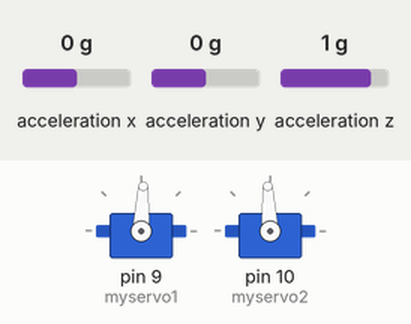
A sketch run on a simulated Arduino Uno, built with avr-gcc and run on an emulated ATmega328P. Shown: 2 × servo. The test bench sets the inputs (shaded band); at power-on: acceleration x 0 g, acceleration y 0 g, acceleration z 1 g. What the sketch prints to the serial monitor is not drawn.

Above: at 1.2 s.
1.3 s: acceleration x set to 1.4 g
At 1.7 s:
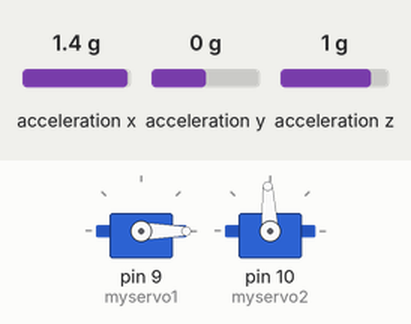
2.8 s: acceleration y set to -1.4 g
At 3.8 s:
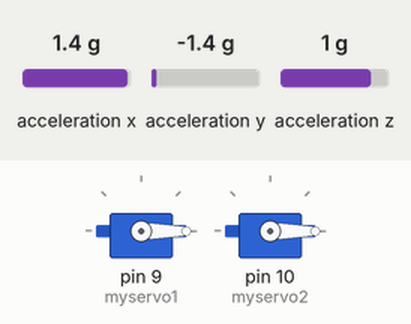
4.3 s: acceleration x set to -1.4 g
At 5.1 s:
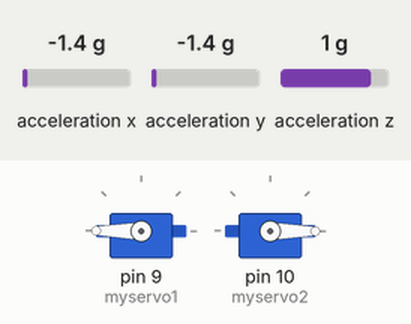
5.8 s: acceleration y set to -0.8 g
At 6.1 s:
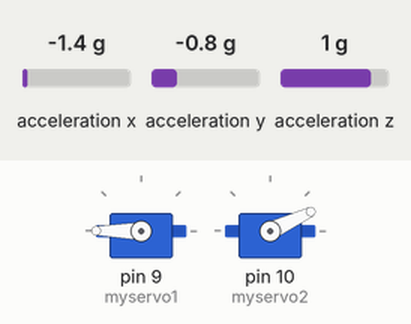
7.3 s: acceleration x set to -0.8 g
At 8.5 s:
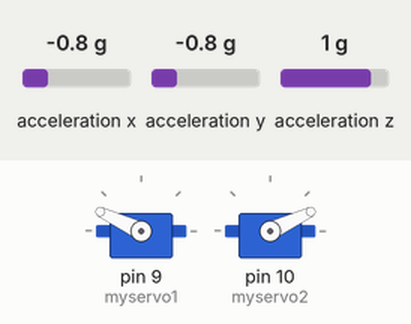
8.8 s: acceleration y set to 0 g
At 9.5 s:
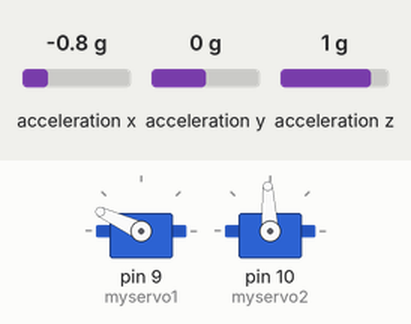
Timing chart, 0 to 11.3 s (numbered marks = the images above; inputs shaded):
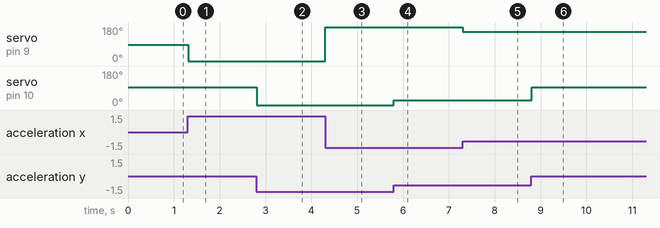

The sketch:

ArduinoScript.ino
```cpp
#include <SparkFun_ADXL345.h>         // SparkFun ADXL345 Library
#include <Servo.h> // Servo library

// Create acceleratomer and servo objects
ADXL345 adxl = ADXL345();             // SparkFun: USE FOR I2C COMMUNICATION
Servo myservo1, myservo2;

// Intitialize x, y, and z values and angles and a counter for the smoothing array
int x = 0, y = 0, z = 0, count = 0, processingAngleX = 0, processingAngleY = 0;
int X[6], Y[6];

void setup() {
  // Set up serial communication
  Serial.begin(115200);

  // Power on and set sensitivity of acceleromter
  adxl.powerOn();                     // SparkFun: Power on the ADXL345
  adxl.setRangeSetting(2);            // SparkFun: Give the range settings
  // Accepted values are 2g, 4g, 8g or 16g
  // Attach servos to pins 9 and 10
  myservo1.attach(9);
  myservo2.attach(10);
}

void loop() {
  // Update acceleromter values
  adxl.readAccel(&X[count], &Y[count], &z);         // SparkFun: Read the accelerometer values and store them

  // Call average function to take an average of x and y arrays to smooth incoming data
  x = average(X);
  y = average(Y);

  // Map and constrain the accelerometer raw data to possible servo values
  x = map(x, -280, 260, 180, 0);
  x = constrain(x, 0, 180);

  y = map(y, -280, 260, 0, 180);
  y = constrain(y, 0, 180);

  // Set servo angle to the scaled angle from current averages
  myservo1.write(x);
  myservo2.write(y);

  // Move the position in the array over or set it to 0 if it is at the end so we overwrite the oldest data
  count++;
  if (count == 5) {
    count = 0;
  }

  // Map servo values to actual rotation of the board for processing
  processingAngleX = map(x, 0, 180, -5, 5);
  processingAngleY = map(y, 0, 180, -5, 5);

  // Print angles to serial monitor separated by a tab
  Serial.print(processingAngleX);
  Serial.print("\t");
  Serial.println(processingAngleY);

}

// Take an average of an integer array and return it as an int
int average(int arr[]) {
  int sum = 0;
  int length = (sizeof(arr) / sizeof(arr[0]));
  for (int i = 0; i < length; i++) {
    sum += arr[i];
  }
  int average = (float) sum / (float) length;
  return average;
}
```

Measured:
- after the input at 1.3 s, servo on pin 9 (myservo1): 87° → 0° at once
- after the input at 2.8 s, servo on pin 10 (myservo2): 93° → 0° at once
- after the input at 4.3 s, servo on pin 9 (myservo1): 0° → 180° at once
- after the input at 5.8 s, servo on pin 10 (myservo2): 0° → 25° at once
- after the input at 7.3 s, servo on pin 9 (myservo1): 180° → 155° at once
- after the input at 8.8 s, servo on pin 10 (myservo2): 25° → 93° at once
